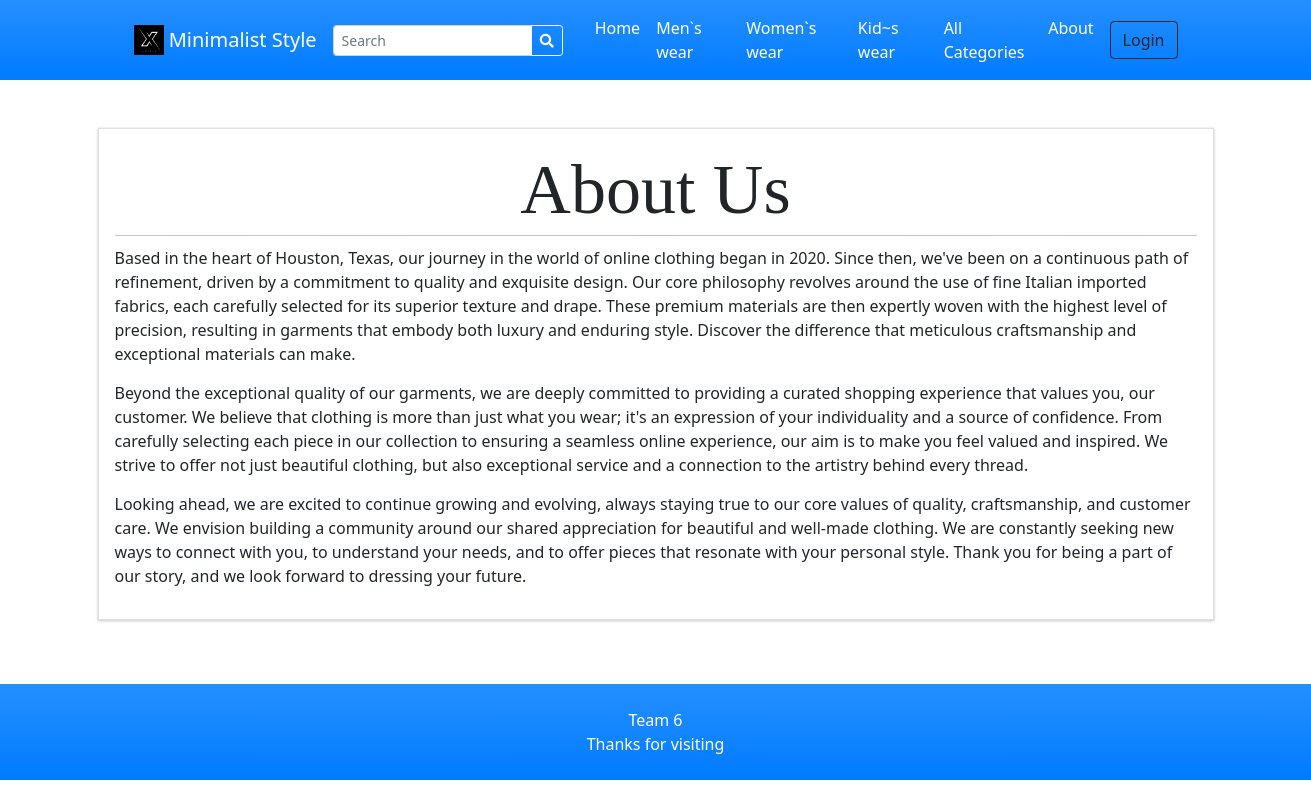
The page /?p=about on the database its author committed.
### tables this page shows
CREATE TABLE `categories` (
    `id` int(30) NOT NULL,
    `category` varchar(250) NOT NULL,
    `description` text DEFAULT NULL,
    `status` tinyint(1) NOT NULL DEFAULT 1,
    `delete_flag` tinyint(1) NOT NULL DEFAULT 0,
    `date_created` datetime NOT NULL DEFAULT current_timestamp()
);

### classes/DBConnection.php (called while the page is built, shortened)
<?php
class DBConnection{
    private $host = DB_SERVER;
    private $username = DB_USERNAME;
    private $password = DB_PASSWORD;
    private $database = DB_NAME;
    public $conn;
    public function __construct(){
        if (!isset($this->conn)) {
            $this->conn = new mysqli($this->host, $this->username, $this->password, $this->database);
        }
    }
}
?>

### classes/SystemSettings.php (called while the page is built, shortened)
<?php
class SystemSettings extends DBConnection{
	function userdata($field = ''){
		if(!empty($field)){
			if(isset($_SESSION['userdata'][$field]))
				return $_SESSION['userdata'][$field];
			else
				return null;
		}else{
			return false;
		}
	}
	function info($field=''){
		if(!empty($field)){
			if(isset($_SESSION['system_info'][$field]))
				return $_SESSION['system_info'][$field];
			else
				return false;
		}else{
			return false;
		}
	}
}
$_settings = new SystemSettings();
?>

### config.php (called while the page is built, shortened)
<?php
require_once('classes/DBConnection.php');
require_once('classes/SystemSettings.php');
function validate_image($file){
	if(!empty($file)){
        $ex = explode("?",$file);
        $file = $ex[0];
        $ts = isset($ex[1]) ? "?".$ex[1] : '';
		if(is_file(base_app.$file)){
			return base_url.$file.$ts;
		}else{
			return base_url.'dist/img/no-image-available.png';
		}
	}else{
		return base_url.'dist/img/no-image-available.png';
	}
}
?>

### inc/topBarNav.php (the view, shortened to what this page needs)
<nav class="navbar navbar-expand-lg navbar-dark bg-gradient-blue">
            <div class="container px-4 px-lg-5 ">
                <a class="navbar-brand" href="./">
                <img src="<?php echo validate_image($_settings->info('logo')) ?>" width="30" height="30" class="d-inline-block align-top" alt="" loading="lazy">
                <?php echo $_settings->info('short_name') ?>
              </a>
                <form class="form-inline" id="search-form">
                  <div class="input-group">
                    <input class="form-control form-control-sm form " type="search" placeholder="Search" aria-label="Search" name="search"  value="<?php echo isset($_GET['search']) ? $_GET['search'] : "" ?>"  aria-describedby="button-addon2">
                    <div class="input-group-append">
                      <button class="btn btn-outline-light btn-sm m-0" type="submit" id="button-addon2"><i class="fa fa-search"></i></button>
                    </div>
                  </div>
                </form>
                <div class="collapse navbar-collapse" id="navbarSupportedContent">
                    <ul class="navbar-nav me-auto mb-2 mb-lg-0 ms-lg-4">
                        <li class="nav-item"><a class="nav-link text-white" aria-current="page" href="./">Home</a></li>
                        <?php
                        $cat_qry = $conn->query("SELECT * FROM categories where status = 1  limit 3");
                        $count_cats =$conn->query("SELECT * FROM categories where status = 1 ")->num_rows;
                        while($crow = $cat_qry->fetch_assoc()):
                        ?>
                        <li class="nav-item"><a class="nav-link text-white" aria-current="page" href="./?p=products&c=<?php echo md5($crow['id']) ?>"><?php echo $crow['category'] ?></a></li>
                        <?php endwhile; ?>
                        <?php if($count_cats > 3): ?>
                        <li class="nav-item"><a class="nav-link text-white" href="./?p=view_categories">All Categories</a></li>
                        <?php endif; ?>
                        <li class="nav-item"><a class="nav-link text-white" href="./?p=about">About</a></li>
                    </ul>
                    <div class="d-flex align-items-center">
                      <?php if($_settings->userdata('id') > 0 && $_settings->userdata('login_type') == 2): ?>
                        <a class="text-dark mr-2 nav-link text-white" href="./?p=cart">
                            <i class="bi-cart-fill me-1"></i>
                            Cart
                            <span class="badge bg-dark text-white ms-1 rounded-pill" id="cart-count">
                              <?php
                                $count = $conn->query("SELECT SUM(quantity) as items from `cart` where client_id =".$_settings->userdata('id'))->fetch_assoc()['items'];
                                echo ($count > 0 ? $count : 0);
                              ?>
                            </span>
                        </a>
                            <a href="./?p=my_account" class="text-dark  nav-link text-white"><b> Hi, <?php echo $_settings->userdata('firstname')?>!</b></a>
                            <a href="logout.php" class="text-dark  nav-link text-white"><i class="fa fa-sign-out-alt"></i></a>
                        <?php else: ?>
                        <button class="btn btn-outline-dark ml-2" id="login-btn" type="button">Login</button>
                        <?php endif; ?>
                    </div>
                </div>
            </div>
        </nav>

### rows shown on the page
categories: category "Men`s wear"
categories: category "Women`s wear"
categories: category "Kid~s wear"

### other values the page prints
$_settings->info('short_name') "Minimalist Style"
